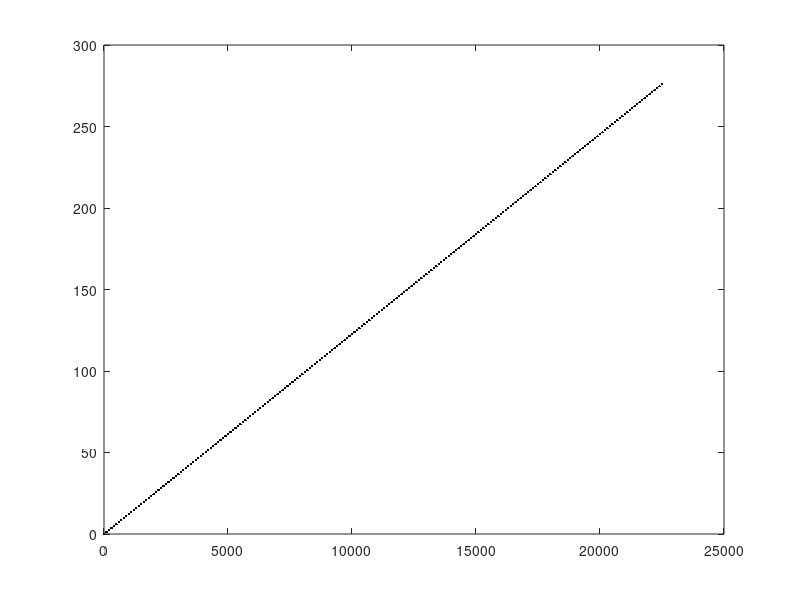

Recreate this plot in MATLAB.
%% un_dro.m
%% balance for paper

rho1 = 0.75;rho2 = 2.25;
%rho1 = 0.75;rho2 = 10.25;
grav = 9.81;
rho = (rho1+rho2)/2;
B = 4000; H=20;
W=B/2; h=H/2;
T = 12.5*3600;
DT = [0:100:T/2];
un = 0.05;

DPDN = grav/rho*(rho2-rho1)*un*h/W^2*DT;

plot(DT,DPDN*1e4,'k.')

Dh = 300*un*h/W